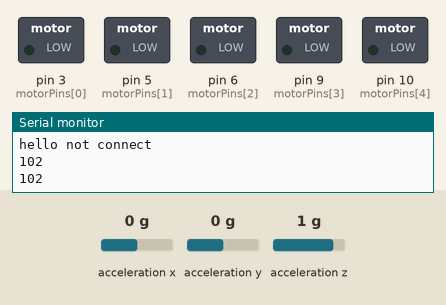
Bench run of a sketch on a simulated Arduino Uno, built with avr-gcc and run on an emulated ATmega328P. Parts: switched loads named in the sketch (green lamp = pin HIGH), the last lines printed to the serial monitor. Wiring (inferred from the names in the program): ADXL345 accelerometer at I2C address 0x53. Inputs (shaded band) come from the test bench; at power-on: acceleration z 1 g, acceleration x 0 g, acceleration y 0 g.

Above: at 1.2 s.
1.3 s: acceleration z set to 0.8 g
At 2.8 s:
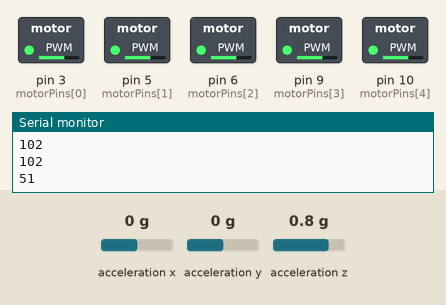
At 4.3 s:
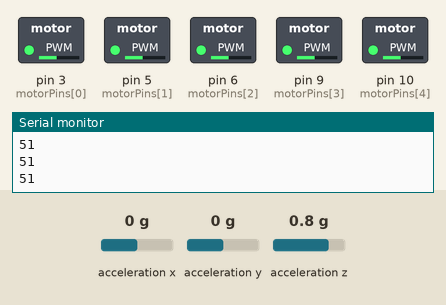
5.4 s: acceleration x set to -1.4 g
At 6.9 s:
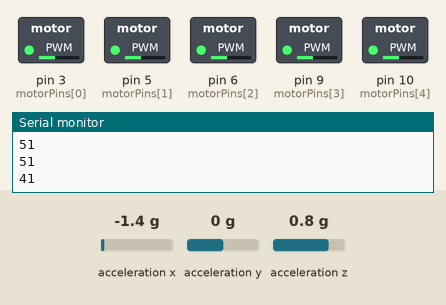
8.6 s: acceleration y set to -1.4 g
Timing chart, 0 to 17.6 s (numbered marks = the images above; inputs shaded):
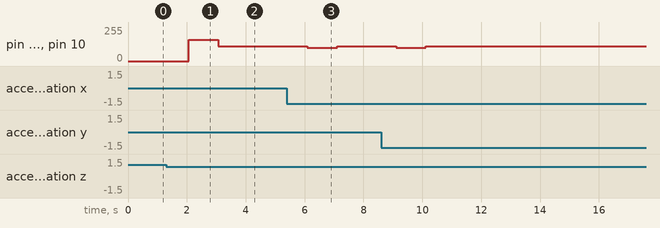

The sketch:

project_arduino_file.ino
```cpp
#include <Wire.h>
#include <SoftwareSerial.h>
#include <math.h>

#define ADXL345_ADDRESS 0x53

// ADXL345 Register Addresses
#define ADXL345_REG_DATA_FORMAT 0x31
#define ADXL345_REG_POWER_CTL 0x2D
#define ADXL345_REG_DATAX0 0x32

SoftwareSerial bluetooth(1, 0);
// RX, TX pins for HC-05
const int motorPins[5] = { 3, 5, 6, 9, 10 };  // Motor control pins (example pins, modify as per your setup)
const float targetSpeed = 100.0;              // Target motor speed
const float kp = 0.2;                         // Proportional gain
const float ki = 0.1;                         // Integral gain
const float kd = 0.1;                         // Derivative gain
const float dt = 0.1;
char command = 0;                   // Time interval (in seconds)
const int activationThreshold = 1;  // Threshold value to activate motors (modify as needed)

float previousError[5] = { 0.0 };  // Previous error for each motor
float integral[5] = { 0.0 };

void setup() {
  Wire.begin();
  Serial.begin(9600);
  bluetooth.begin(9600);      // Initialize Bluetooth serial connection
  Serial.println("X, Y, Z");  // Print header for Serial Plotter

  // Initialize ADXL345
  writeToRegister(ADXL345_REG_POWER_CTL, 0x08);  // Enable measurement mode
  writeToRegister(ADXL345_REG_DATA_FORMAT, 0x08);
  // Set full resolution mode (±2g range)
  for (int i = 0; i < 5; i++) {
    pinMode(motorPins[i], OUTPUT);
    if (bluetooth.available()) {
      command = char(bluetooth.read());


      Serial.println(command);

    } else {
      Serial.println("hello not connect");
    }
  }
}

void loop() {
  int x, y, z;
  readAccelerometerData(x, y, z);
  int amplitude = sqrt(x + y + z) - 102;
  Serial.println(abs(amplitude));

  // Print the accelerometer data

  // Send data to Android app via Bluetooth
  bluetooth.println(amplitude-64);
  if (amplitude >= activationThreshold) {

    // Calculate motor speeds using PID control
    float motorSpeeds[5];
    for (int i = 0; i < 5; i++) {
    float error = amplitude;  // Error is the amplitude of tremors
      integral[i] += error * dt;
      float derivative = (error - previousError[i]) / dt;

      float controlSignal = kp * error + ki * integral[i] + kd * derivative;
      motorSpeeds[i] = targetSpeed + controlSignal;

      // Update previous error for next iteration
      previousError[i] = error;

      // Set motor speed
      setMotorSpeed(i, motorSpeeds[i]);
    }

  } else {
    // Stop motors if amplitude is below threshold
    stopMotors();
  }

  delay(1000);
}

void writeToRegister(byte reg, byte value) {
  Wire.beginTransmission(ADXL345_ADDRESS);
  Wire.write(reg);
  Wire.write(value);
  Wire.endTransmission();
}

void readAccelerometerData(int& x, int& y, int& z) {
  Wire.beginTransmission(ADXL345_ADDRESS);
  Wire.write(ADXL345_REG_DATAX0);
  Wire.endTransmission();
  Wire.requestFrom(ADXL345_ADDRESS, 6);

  if (Wire.available() >= 6) {
    x = pow(Wire.read() | (Wire.read() << 8), 2);
    y = pow(Wire.read() | (Wire.read() << 8), 2);
    z = pow(Wire.read() | (Wire.read() << 8), 2) * -1;
  }
}
void setMotorSpeed(int motorIndex, float speed) {
  // Perform any necessary calculations or mappings for motor speed control
  // and implement the actual motor control logic using PWM, H-bridge, or any
  // other motor control mechanism specific to your setup.
  // This function is just a placeholder to demonstrate the concept.

  // Example: Controlling motor speed using analogWrite()
  if (speed >= 0 && speed <= 255) {
    analogWrite(motorPins[motorIndex], speed);
  } else if (speed < 0) {
    analogWrite(motorPins[motorIndex], 0);
  } else if (speed > 255) {
    analogWrite(motorPins[motorIndex], 255);
  }
}

void stopMotors() {
  // Stop all motors
  for (int i = 0; i < 5; i++) {
    analogWrite(motorPins[i], 0);
    previousError[i] = 0.0;
    integral[i] = 0.0;
  }
}
```

Measured:
- the behaviour switches between 1 and 0.9 g on acceleration z (found by bisection; images 0 and 1)
- after the input at 1.3 s, pin 3 (motorPins[0]), pin 5 (motorPins[1]), pin 6 (motorPins[2]), pin 9 (motorPins[3]), pin 10 (motorPins[4]): 0/255 → 161/255 after 0.77 s, → 111/255 1.0 s later, → 112/255 2.0 s later
- after the input at 5.4 s, pin 3 (motorPins[0]), pin 5 (motorPins[1]), pin 6 (motorPins[2]), pin 9 (motorPins[3]), pin 10 (motorPins[4]): 112/255 → 100/255 after 0.70 s, → 111/255 1.0 s later
